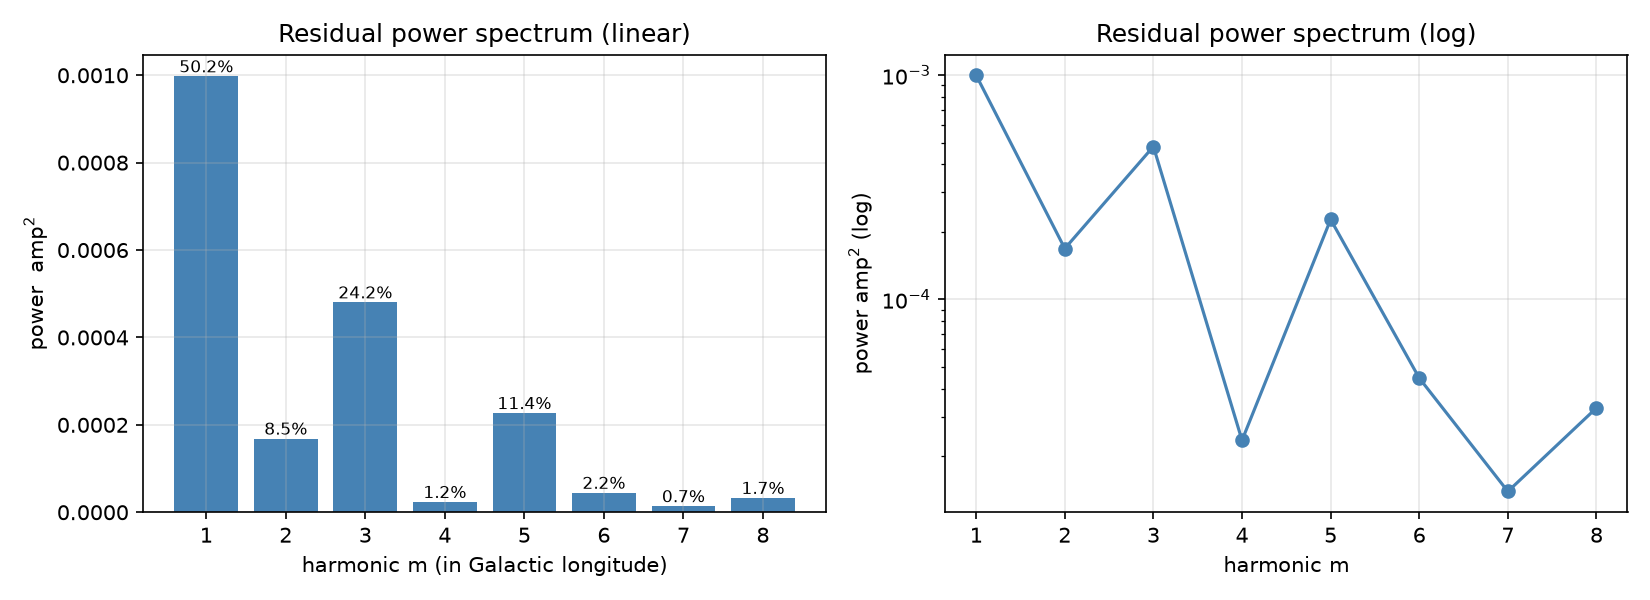

Recreate this plot in Python.
# Power spectrum P_m = amp^2 of the A/A_all residual harmonics, from A_fit_residual_fourier.json
import json,matplotlib;matplotlib.use('Agg');import matplotlib.pyplot as plt
d=json.load(open('A_fit_residual_fourier.json'));M=d['modes']
m=[x['m'] for x in M];P=[x['amp']**2 for x in M];f=[x['frac_power'] for x in M]
fig,ax=plt.subplots(1,2,figsize=(11,4))
b=ax[0].bar(m,P,color='steelblue')
for i,(pp,ff) in enumerate(zip(P,f)):ax[0].text(m[i],pp,'%.1f%%'%(100*ff),ha='center',va='bottom',fontsize=8)
ax[0].set(xlabel='harmonic m (in Galactic longitude)',ylabel='power  amp$^2$',title='Residual power spectrum (linear)')
ax[1].semilogy(m,P,'o-',color='steelblue');ax[1].set(xlabel='harmonic m',ylabel='power amp$^2$ (log)',title='Residual power spectrum (log)')
for a in ax:a.set_xticks(m);a.grid(alpha=.3)
plt.tight_layout();plt.savefig('A_residual_power_spectrum.png',dpi=150)
